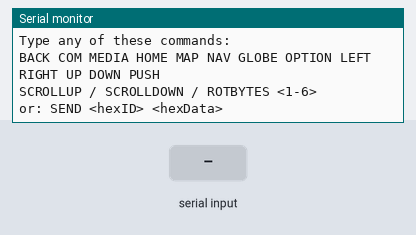
Bench run of a sketch on a simulated Arduino Uno, built with avr-gcc and run on an emulated ATmega328P. Shown: the last lines printed to the serial monitor. Inputs (shaded band) come from the test bench.

Above: at 1.4 s.
1.5 s: "ROTBYTES 1\n" received over Serial
At 2.5 s:
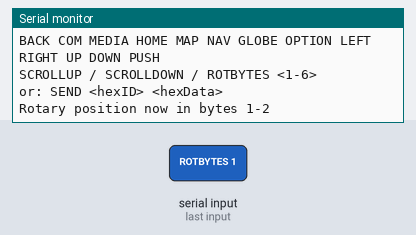
3.0 s: "ROTBYTES 150\n" received over Serial
At 3.7 s:
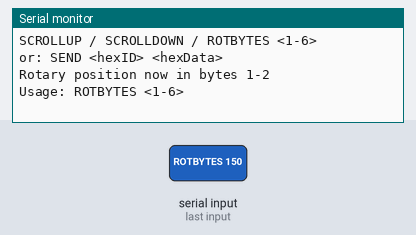
4.5 s: "SCROLLUP 1\n" received over Serial
At 5.2 s:
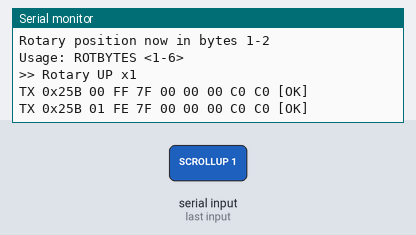
6.0 s: "SCROLLUP 150\n" received over Serial
At 7.36 s:
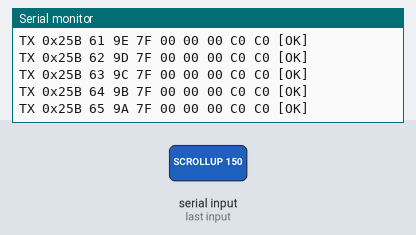
7.5 s: "SCROLLDOWN 1\n" received over Serial
At 8.4 s:
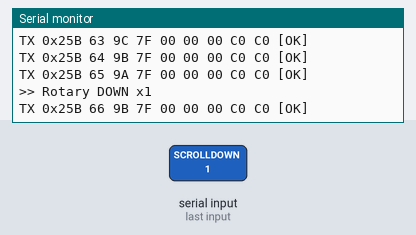
9.0 s: "SCROLLDOWN 150\n" received over Serial
At 10.9 s:
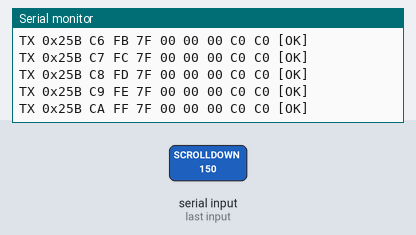
Timing chart, 0 to 11.8 s (numbered marks = the images above; inputs shaded):
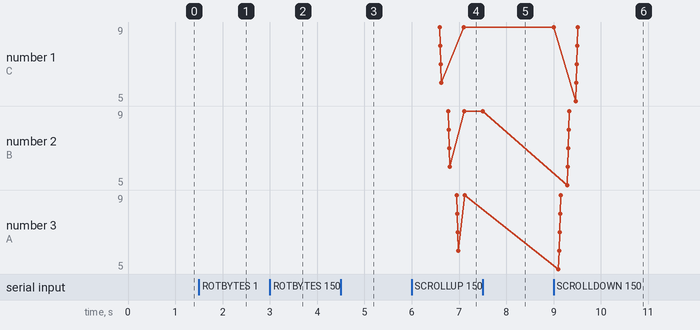

Measured:
- after the input at 1.5 s, the serial monitor: prints a new line at once (image 1)
- after the input at 3.0 s, the serial monitor: prints a new line at once (image 2)
- after the input at 4.5 s, the serial monitor: prints a new line at once (image 3)
- after the input at 6.0 s, the serial monitor: prints a new line at once (image 4)

The sketch:

iDrive_Controller_Emulator.ino
```cpp
#include <SPI.h>
#include <mcp_can.h>

const int SPI_CS_CAN = 10;
MCP_CAN CAN(SPI_CS_CAN);

const uint32_t IDRIVE_ID = 0x25B;

uint8_t rotaryLoIdx = 1;
uint16_t rotaryPosition = 0x7FFF;
bool     rotaryPrimed   = false;
const uint16_t ROTARY_STEP_DELAY_MS = 10;

uint8_t idleFrame[8] = {0x00, 0xFF, 0x7F, 0x00, 0x00, 0x00, 0xC0, 0xC0};

uint8_t frameCounter = 0x00;

const uint16_t STEP_DELAY_MS = 40;

struct ButtonCmd {
  const char* name;
  uint8_t byteIndex;
  uint8_t pressVal;
  uint8_t touchVal;
  uint8_t releaseVal;
  bool    hasTouch;
};

ButtonCmd buttons[] = {
  { "BACK",   4, 0x20, 0x80, 0x00, true  },
  { "HOME",   4, 0x04, 0x10, 0x00, true  },
  { "COM",    5, 0x08, 0x20, 0x00, true  },
  { "OPTION", 5, 0x01, 0x04, 0x00, true  },
  { "MEDIA",  6, 0xC1, 0xC4, 0xC0, true  },
  { "NAV",    6, 0xC8, 0xE0, 0xC0, true  },
  { "MAP",    7, 0xC1, 0xC4, 0xC0, true  },
  { "GLOBE",  7, 0xC8, 0xE0, 0xC0, true  },
  { "PUSH",   3, 0x01, 0x00, 0x00, false },
  { "LEFT",   3, 0xA0, 0x00, 0x00, false },
  { "UP",     3, 0x10, 0x00, 0x00, false },
  { "RIGHT",  3, 0x40, 0x00, 0x00, false },
  { "DOWN",   3, 0x70, 0x00, 0x00, false },
};
const uint8_t NUM_BUTTONS = sizeof(buttons) / sizeof(buttons[0]);

void canSendFrame(uint32_t id, uint8_t* data, uint8_t len) {
  byte sndStat = CAN.sendMsgBuf(id, 0, len, data);
  Serial.print("TX 0x");
  Serial.print(id, HEX);
  Serial.print(" ");
  for (uint8_t i = 0; i < len; i++) {
    if (data[i] < 0x10) Serial.print("0");
    Serial.print(data[i], HEX);
    Serial.print(" ");
  }
  Serial.println(sndStat == CAN_OK ? "[OK]" : "[FAIL]");
}

void sendIdriveSubFrame(uint8_t byteIndex, uint8_t value) {
  uint8_t frame[8];
  memcpy(frame, idleFrame, 8);
  frame[0] = frameCounter++;
  // every frame carries the current rotary position otherwise the receiver sees a jump back to idle.
  frame[rotaryLoIdx]     = (uint8_t)(rotaryPosition & 0xFF);
  frame[rotaryLoIdx + 1] = (uint8_t)(rotaryPosition >> 8);
  frame[byteIndex] = value;
  canSendFrame(IDRIVE_ID, frame, 8);
}

void triggerButton(ButtonCmd &btn) {
  Serial.print(">> Triggering: ");
  Serial.println(btn.name);

  sendIdriveSubFrame(btn.byteIndex, btn.pressVal);
  delay(STEP_DELAY_MS);

  if (btn.hasTouch) {
    sendIdriveSubFrame(btn.byteIndex, btn.touchVal);
    delay(STEP_DELAY_MS);
  }

  sendIdriveSubFrame(btn.byteIndex, btn.releaseVal);
}

void sendRotaryFrame() {
  uint8_t frame[8];
  memcpy(frame, idleFrame, 8);
  frame[0] = frameCounter++;
  frame[rotaryLoIdx]     = (uint8_t)(rotaryPosition & 0xFF);
  frame[rotaryLoIdx + 1] = (uint8_t)(rotaryPosition >> 8);
  canSendFrame(IDRIVE_ID, frame, 8);
}

// direction: +1 = clockwise (scroll down), -1 = counter-clockwise (scroll up)
void rotateKnob(int8_t direction, uint16_t steps) {
  Serial.print(">> Rotary ");
  Serial.print(direction > 0 ? "DOWN x" : "UP x");
  Serial.println(steps);

  if (!rotaryPrimed) {
    sendRotaryFrame();
    rotaryPrimed = true;
    delay(ROTARY_STEP_DELAY_MS);
  }
  for (uint16_t i = 0; i < steps; i++) {
    rotaryPosition = (uint16_t)(rotaryPosition + direction);
    sendRotaryFrame();
    delay(ROTARY_STEP_DELAY_MS);
  }
}

String inputLine = "";

bool hexNibble(char c, uint8_t &out) {
  if (c >= '0' && c <= '9') { out = c - '0'; return true; }
  if (c >= 'A' && c <= 'F') { out = c - 'A' + 10; return true; }
  if (c >= 'a' && c <= 'f') { out = c - 'a' + 10; return true; }
  return false;
}

int parseHexBytes(const String &hex, uint8_t* out, int maxBytes) {
  int len = hex.length();
  if (len % 2 != 0) return -1;
  int nBytes = len / 2;
  if (nBytes > maxBytes) return -1;
  for (int i = 0; i < nBytes; i++) {
    uint8_t hi, lo;
    if (!hexNibble(hex[i * 2], hi) || !hexNibble(hex[i * 2 + 1], lo)) return -1;
    out[i] = (hi << 4) | lo;
  }
  return nBytes;
}

void handleCommand(String cmd) {
  cmd.trim();
  if (cmd.length() == 0) return;

  String upper = cmd;
  upper.toUpperCase();

  if (upper.startsWith("SEND ")) {
    int firstSpace = cmd.indexOf(' ');
    int secondSpace = cmd.indexOf(' ', firstSpace + 1);
    if (secondSpace == -1) {
      Serial.println("Usage: SEND <hexID> <hexData 1-16 chars>");
      return;
    }
    String idStr = cmd.substring(firstSpace + 1, secondSpace);
    String dataStr = cmd.substring(secondSpace + 1);
    dataStr.trim();

    uint32_t id = strtoul(idStr.c_str(), NULL, 16);
    uint8_t data[8] = {0};
    int n = parseHexBytes(dataStr, data, 8);
    if (n < 0) {
      Serial.println("Bad hex data. Example: SEND 25B 03FF7F0000200000C0C0");
      return;
    }
    canSendFrame(id, data, n);
    return;
  }

  if (upper.startsWith("ROTBYTES")) {
    int sp = upper.indexOf(' ');
    long idx = (sp == -1) ? -1 : upper.substring(sp + 1).toInt();
    if (idx < 1 || idx > 6) { Serial.println("Usage: ROTBYTES <1-6>"); return; }
    rotaryLoIdx = idx;
    rotaryPosition = (idx == 1) ? 0x7FFF : 0x0000;
    rotaryPrimed = false;
    Serial.print("Rotary position now in bytes "); Serial.print(idx);
    Serial.print("-"); Serial.println(idx + 1);
    return;
  }

  if (upper.startsWith("SCROLLUP") || upper.startsWith("SCROLLDOWN")) {
    bool down = upper.startsWith("SCROLLDOWN");
    int sp = upper.indexOf(' ');
    long n = (sp == -1) ? 1 : upper.substring(sp + 1).toInt();
    if (n < 1) n = 1;
    if (n > 100) n = 100;
    rotateKnob(down ? 1 : -1, (uint16_t)n);
    return;
  }

  for (uint8_t i = 0; i < NUM_BUTTONS; i++) {
    if (upper == buttons[i].name) {
      triggerButton(buttons[i]);
      return;
    }
  }

  Serial.print("Unknown command: ");
  Serial.println(cmd);
  Serial.println("Valid: BACK COM MEDIA HOME MAP NAV GLOBE OPTION LEFT RIGHT UP DOWN PUSH SCROLLUP SCROLLDOWN ROTBYTES SEND");
}

void setup() {
  Serial.begin(115200);
  delay(200);
  Serial.println("=== iDrive Controller Emulator ===");

  SPI.begin();
  pinMode(SPI_CS_CAN, OUTPUT);
  digitalWrite(SPI_CS_CAN, HIGH);

  Serial.print("Initializing CAN...");
  delay(10);
  if (CAN.begin(MCP_ANY, CAN_500KBPS, MCP_16MHZ) != CAN_OK) {
    Serial.println(" ERROR ");
    while (1);
  }
  CAN.setMode(MCP_NORMAL);
  Serial.println(" OK ");

  Serial.println("Type any of these commands:");
  Serial.println("BACK COM MEDIA HOME MAP NAV GLOBE OPTION LEFT RIGHT UP DOWN PUSH");
  Serial.println("SCROLLUP / SCROLLDOWN / ROTBYTES <1-6>");
  Serial.println("or: SEND <hexID> <hexData>");
}

void loop() {
  while (Serial.available()) {
    char c = Serial.read();
    if (c == '\n') {
      handleCommand(inputLine);
      inputLine = "";
    } else if (c != '\r') {
      inputLine += c;
    }
  }
}
```
